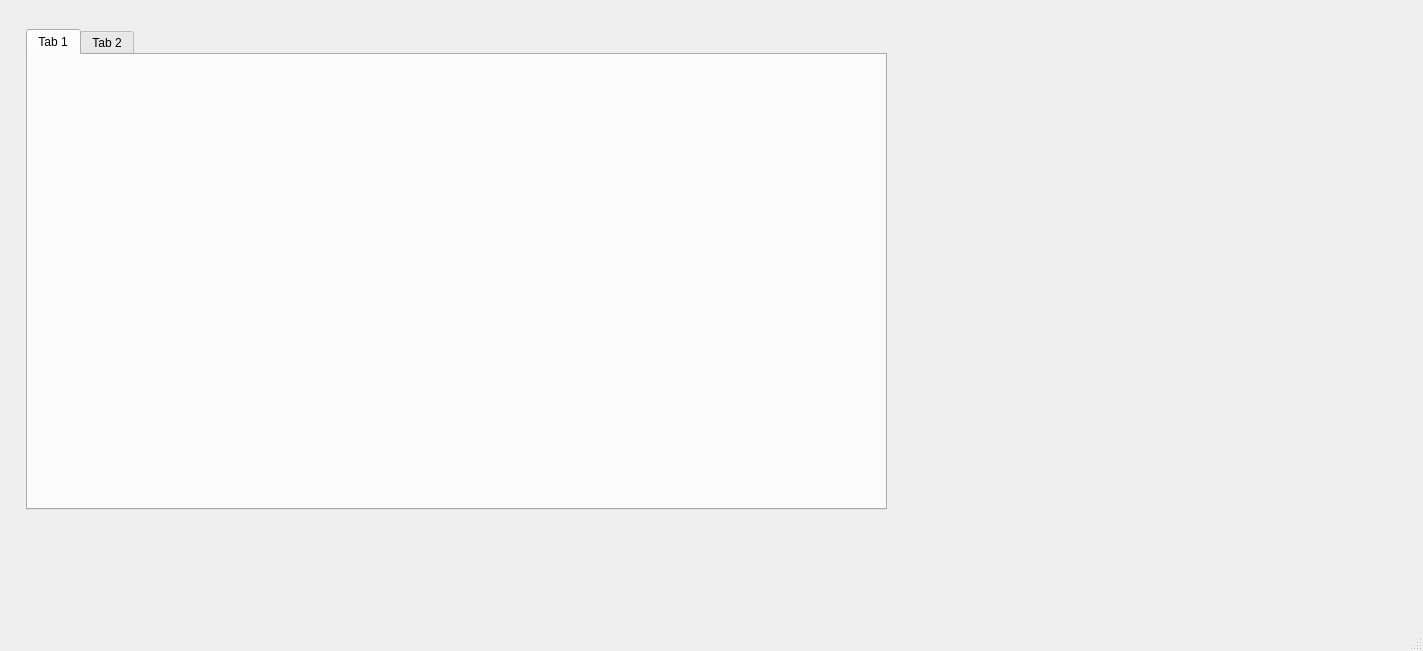
<?xml version="1.0" encoding="UTF-8"?>
<ui version="4.0">
 <class>MainWindow</class>
 <widget class="QMainWindow" name="MainWindow">
  <property name="geometry">
   <rect>
    <x>0</x>
    <y>0</y>
    <width>1423</width>
    <height>651</height>
   </rect>
  </property>
  <property name="windowTitle">
   <string>MainWindow</string>
  </property>
  <widget class="QWidget" name="centralwidget">
   <widget class="QTabWidget" name="tabWidget">
    <property name="geometry">
     <rect>
      <x>26</x>
      <y>29</y>
      <width>861</width>
      <height>481</height>
     </rect>
    </property>
    <widget class="QWidget" name="tab">
     <attribute name="title">
      <string>Tab 1</string>
     </attribute>
    </widget>
    <widget class="QWidget" name="tab_2">
     <attribute name="title">
      <string>Tab 2</string>
     </attribute>
    </widget>
   </widget>
  </widget>
  <widget class="QMenuBar" name="menubar">
   <property name="geometry">
    <rect>
     <x>0</x>
     <y>0</y>
     <width>1423</width>
     <height>33</height>
    </rect>
   </property>
  </widget>
  <widget class="QStatusBar" name="statusbar"/>
 </widget>
 <resources/>
 <connections/>
</ui>
